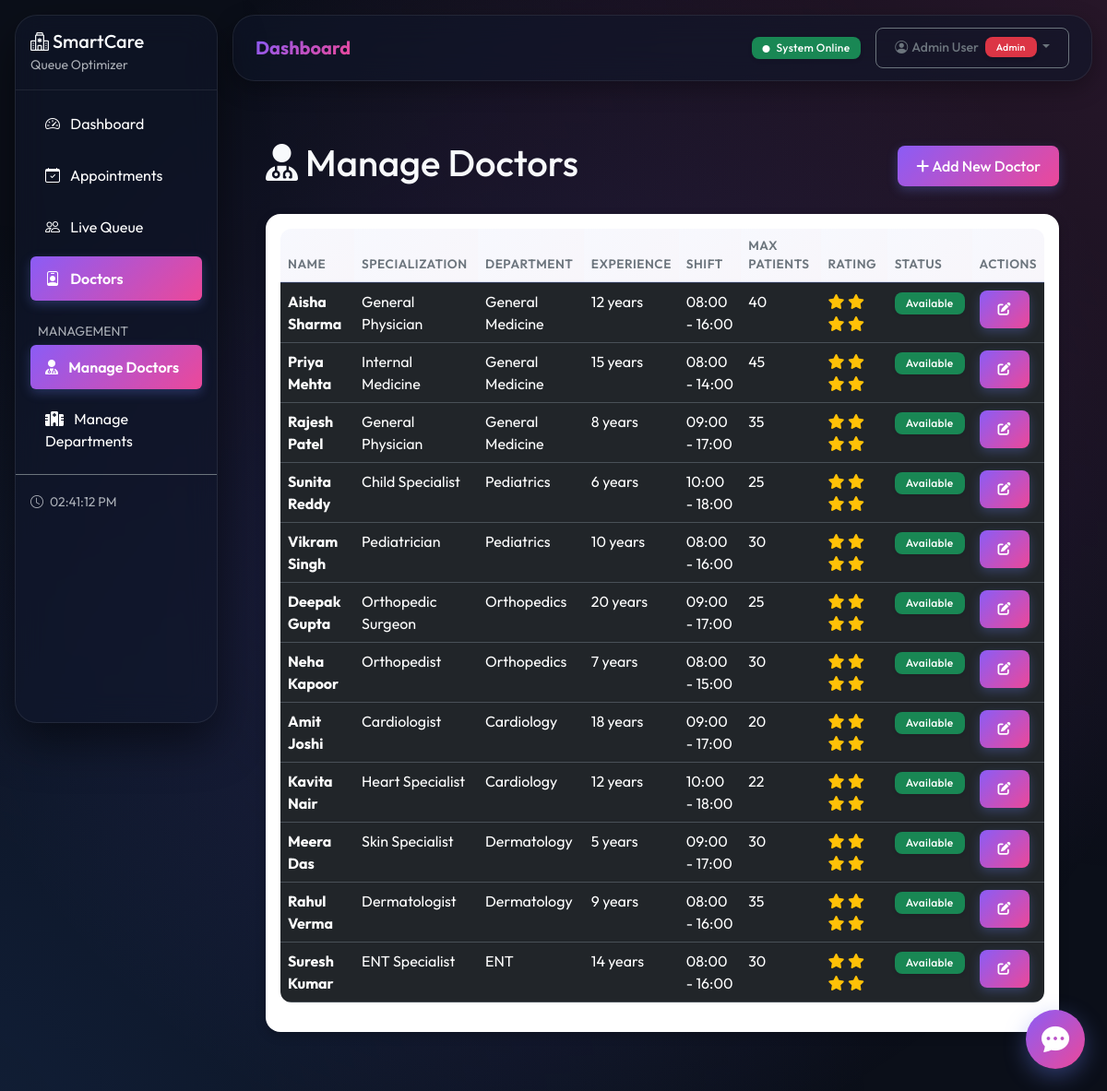
The app's page /admin/manage/doctors (signed in) with its own data.
### app/models/user.py (models this page shows, shortened)
class User(UserMixin, db.Model):
    __tablename__ = "users"
    id = db.Column(db.Integer, primary_key=True)
    name = db.Column(db.String(150), nullable=False)
    email = db.Column(db.String(120), unique=True, nullable=False, index=True)
    phone = db.Column(db.String(15), nullable=True)
    password_hash = db.Column(db.String(255), nullable=False)
    role = db.Column(db.String(20), nullable=False, default="user")  # user, admin, doctor
    is_active = db.Column(db.Boolean, default=True)
    is_verified = db.Column(db.Boolean, default=False)
    created_at = db.Column(db.DateTime, default=datetime.utcnow)
    last_login = db.Column(db.DateTime, nullable=True)
    patient_id = db.Column(db.Integer, db.ForeignKey("patients.id"), nullable=True)
    patient = db.relationship("Patient", backref="user_account", uselist=False)
    doctor_id = db.Column(db.Integer, db.ForeignKey("doctors.id"), nullable=True)
    doctor = db.relationship("Doctor", backref="user_account", uselist=False)
    def is_admin(self):
        return self.role == "admin"

### app/models/models.py (models this page shows, shortened)
class Doctor(db.Model):
    __tablename__ = "doctors"
    id = db.Column(db.Integer, primary_key=True)
    name = db.Column(db.String(150), nullable=False)
    specialization = db.Column(db.String(100), nullable=False)
    department_id = db.Column(db.Integer, db.ForeignKey("departments.id"), nullable=False)
    experience_years = db.Column(db.Integer, default=0)
    avg_consultation_min = db.Column(db.Integer, default=15)
    max_patients_per_day = db.Column(db.Integer, default=40)
    is_available = db.Column(db.Boolean, default=True)
    shift_start = db.Column(db.Time, default=time(8, 0))
    shift_end = db.Column(db.Time, default=time(17, 0))
    rating = db.Column(db.Float, default=4.0)
    appointments = db.relationship("Appointment", backref="doctor", lazy="dynamic")

class Department(db.Model):
    __tablename__ = "departments"
    id = db.Column(db.Integer, primary_key=True)
    name = db.Column(db.String(100), nullable=False, unique=True)
    floor = db.Column(db.Integer, default=1)
    max_capacity = db.Column(db.Integer, default=50)
    avg_consultation_min = db.Column(db.Integer, default=15)
    is_active = db.Column(db.Boolean, default=True)
    doctors = db.relationship("Doctor", backref="department", lazy="dynamic")
    appointments = db.relationship("Appointment", backref="department", lazy="dynamic")

### app/routes/admin_management.py (the view)
@admin_mgmt_bp.route('/doctors')
@admin_required
def list_doctors():
    doctors = Doctor.query.order_by(Doctor.department_id, Doctor.name).all()
    return render_template('admin/doctors_list.html', doctors=doctors)

### app/services/auth_service.py (called while the page is built)
def admin_required(f):
    @wraps(f)
    def decorated_function(*args, **kwargs):
        if not current_user.is_authenticated:
            flash('Please login to access this page.', 'warning')
            return redirect(url_for('auth.login'))
        if not current_user.is_admin():
            flash('Access denied. Admin privileges required.', 'danger')
            return redirect(url_for('patient_portal.home'))
        return f(*args, **kwargs)
    return decorated_function

### app/templates/admin/doctors_list.html (shortened to what this page needs)
{% extends "base.html" %}
{% block content %}
<div class="container-fluid py-4">
    <div class="d-flex justify-content-between align-items-center mb-4">
        <h1><i class="fas fa-user-md"></i> Manage Doctors</h1>
        <a href="{{ url_for('admin_mgmt.add_doctor') }}" class="btn btn-primary">
            <i class="fas fa-plus"></i> Add New Doctor
        </a>
    </div>
    {% if doctors %}
    <div class="card">
        <div class="card-body">
            <div class="table-responsive">
                <table class="table table-hover">
                    <thead>
                        <tr>
                            <th>Name</th>
                            <th>Specialization</th>
                            <th>Department</th>
                            <th>Experience</th>
                            <th>Shift</th>
                            <th>Max Patients</th>
                            <th>Rating</th>
                            <th>Status</th>
                            <th>Actions</th>
                        </tr>
                    </thead>
                    <tbody>
                        {% for doctor in doctors %}
                        <tr>
                            <td><strong>{{ doctor.name }}</strong></td>
                            <td>{{ doctor.specialization }}</td>
                            <td>{{ doctor.department.name if doctor.department else 'N/A' }}</td>
                            <td>{{ doctor.experience_years }} years</td>
                            <td>{{ doctor.shift_start.strftime('%H:%M') }} - {{ doctor.shift_end.strftime('%H:%M') }}</td>
                            <td>{{ doctor.max_patients_per_day }}</td>
                            <td>
                                {% for i in range(doctor.rating|int) %}
                                <i class="fas fa-star text-warning"></i>
                                {% endfor %}
                            </td>
                            <td>
                                {% if doctor.is_available %}
                                <span class="badge bg-success">Available</span>
                                {% else %}
                                <span class="badge bg-secondary">Unavailable</span>
                                {% endif %}
                            </td>
                            <td>
                                <a href="{{ url_for('admin_mgmt.edit_doctor', doctor_id=doctor.id) }}" class="btn btn-sm btn-primary">
                                    <i class="fas fa-edit"></i>
                                </a>
                            </td>
                        </tr>
                        {% endfor %}
                    </tbody>
                </table>
            </div>
        </div>
    </div>
    {% else %}
    <div class="alert alert-info">
        <i class="fas fa-info-circle"></i> No doctors found. <a href="{{ url_for('admin_mgmt.add_doctor') }}">Add your first doctor</a>
    </div>
    {% endif %}
</div>
{% endblock %}

### app/templates/base.html (shortened to what this page needs)
<!DOCTYPE html>
<html lang="en" data-bs-theme="dark">
<head>
    <link href="https://cdn.jsdelivr.net/npm/bootstrap@5.3.2/dist/css/bootstrap.min.css" rel="stylesheet">
    <link href="https://cdn.jsdelivr.net/npm/bootstrap-icons@1.11.2/font/bootstrap-icons.css" rel="stylesheet">
    <link rel="stylesheet" href="https://cdnjs.cloudflare.com/ajax/libs/font-awesome/6.4.0/css/all.min.css">
    <link href="{{ url_for('static', filename='css/style.css') }}" rel="stylesheet">
</head>
<body>
    {% if current_user.is_authenticated %}
    <div class="d-flex">
        <nav class="sidebar">
            <div class="sidebar-header p-3">
                <h5 class="mb-0">
                    <i class="bi bi-hospital"></i> SmartCare
                </h5>
                <small class="text-muted">Queue Optimizer</small>
            </div>
            <ul class="nav flex-column p-2">
                {% if current_user.is_admin() %}
                <li class="nav-item">
                    <a class="nav-link text-white {% if request.endpoint == 'dashboard.index' %}active bg-primary rounded{% endif %}"
                       href="{{ url_for('dashboard.index') }}">
                        <i class="bi bi-speedometer2 me-2"></i> Dashboard
                    </a>
                </li>
                <li class="nav-item">
                    <a class="nav-link text-white {% if 'appointments' in request.endpoint|default('') %}active bg-primary rounded{% endif %}"
                       href="{{ url_for('appointments.list_appointments') }}">
                        <i class="bi bi-calendar-check me-2"></i> Appointments
                    </a>
                </li>
                <li class="nav-item">
                    <a class="nav-link text-white {% if 'queue' in request.endpoint|default('') %}active bg-primary rounded{% endif %}"
                       href="{{ url_for('queue.view_queue') }}">
                        <i class="bi bi-people me-2"></i> Live Queue
                    </a>
                </li>
                <li class="nav-item">
                    <a class="nav-link text-white {% if 'doctors' in request.endpoint|default('') %}active bg-primary rounded{% endif %}"
                       href="{{ url_for('doctors.list_doctors') }}">
                        <i class="bi bi-person-badge me-2"></i> Doctors
                    </a>
                </li>
                <li class="nav-item mt-3">
                    <small class="text-muted px-3">MANAGEMENT</small>
                </li>
                <li class="nav-item">
                    <a class="nav-link text-white {% if 'admin_mgmt.list_doctors' in request.endpoint|default('') %}active bg-primary rounded{% endif %}"
                       href="{{ url_for('admin_mgmt.list_doctors') }}">
                        <i class="fas fa-user-md me-2"></i> Manage Doctors
                    </a>
                </li>
                <li class="nav-item">
                    <a class="nav-link text-white {% if 'admin_mgmt.list_departments' in request.endpoint|default('') %}active bg-primary rounded{% endif %}"
                       href="{{ url_for('admin_mgmt.list_departments') }}">
                        <i class="fas fa-hospital me-2"></i> Manage Departments
                    </a>
                </li>
                {% endif %}
            </ul>
            <div class="p-3 mt-auto border-top border-secondary">
                <small class="text-muted">
                    <i class="bi bi-clock me-1"></i>
                    <span id="live-clock"></span>
                </small>
            </div>
        </nav>
        <main class="main-content flex-grow-1">
            <div class="topbar px-4 py-2 d-flex justify-content-between align-items-center">
                <h5 class="mb-0">{% block page_title %}Dashboard{% endblock %}</h5>
                <div class="d-flex align-items-center gap-3">
                    <span class="badge bg-success">
                        <i class="bi bi-circle-fill me-1" style="font-size:8px"></i> System Online
                    </span>
                    <div class="dropdown">
                        <button class="btn btn-sm btn-outline-secondary dropdown-toggle" type="button" data-bs-toggle="dropdown">
                            <i class="bi bi-person-circle me-1"></i>{{ current_user.name }}
                            {% if current_user.is_admin() %}
                            <span class="badge bg-danger ms-1">Admin</span>
                            {% elif current_user.is_doctor() %}
                            <span class="badge bg-info ms-1">Doctor</span>
                            {% endif %}
                        </button>
                    </div>
                </div>
            </div>
            <div class="px-4 pt-3">
            </div>
            <div class="p-4">
                {% block content %}{% endblock %}
            </div>
        </main>
    </div>
    {% endif %}
    <div class="chatbot-container">
        <button class="chatbot-button" id="chatbot-button" title="Chat with us">
            <i class="bi bi-chat-dots-fill"></i>
        </button>
    </div>
</body>
</html>

### records on screen
User: name "Admin User"
Doctor: name "Aisha Sharma", specialization "General Physician", department "General Medicine", experience_years "12", shift_start "08:00", shift_end "16:00", max_patients_per_day "40", is_available "Available"
Doctor: name "Priya Mehta", specialization "Internal Medicine", department "General Medicine", experience_years "15", shift_start "08:00", shift_end "14:00", max_patients_per_day "45", is_available "Available"
Doctor: name "Rajesh Patel", specialization "General Physician", department "General Medicine", experience_years "8", shift_start "09:00", shift_end "17:00", max_patients_per_day "35", is_available "Available"
Doctor: name "Sunita Reddy", specialization "Child Specialist", department "Pediatrics", experience_years "6", shift_start "10:00", shift_end "18:00", max_patients_per_day "25", is_available "Available"
Doctor: name "Vikram Singh", specialization "Pediatrician", department "Pediatrics", experience_years "10", shift_start "08:00", shift_end "16:00", max_patients_per_day "30", is_available "Available"
Doctor: name "Deepak Gupta", specialization "Orthopedic Surgeon", department "Orthopedics", experience_years "20", shift_start "09:00", shift_end "17:00", max_patients_per_day "25", is_available "Available"
Doctor: name "Neha Kapoor", specialization "Orthopedist", department "Orthopedics", experience_years "7", shift_start "08:00", shift_end "15:00", max_patients_per_day "30", is_available "Available"
Doctor: name "Amit Joshi", specialization "Cardiologist", department "Cardiology", experience_years "18", shift_start "09:00", shift_end "17:00", max_patients_per_day "20", is_available "Available"
Doctor: name "Kavita Nair", specialization "Heart Specialist", department "Cardiology", experience_years "12", shift_start "10:00", shift_end "18:00", max_patients_per_day "22", is_available "Available"
Doctor: name "Meera Das", specialization "Skin Specialist", department "Dermatology", experience_years "5", shift_start "09:00", shift_end "17:00", max_patients_per_day "30", is_available "Available"
Doctor: name "Rahul Verma", specialization "Dermatologist", department "Dermatology", experience_years "9", shift_start "08:00", shift_end "16:00", max_patients_per_day "35", is_available "Available"
Doctor: name "Suresh Kumar", specialization "ENT Specialist", department "ENT", experience_years "14", shift_start "08:00", shift_end "16:00", max_patients_per_day "30", is_available "Available"
